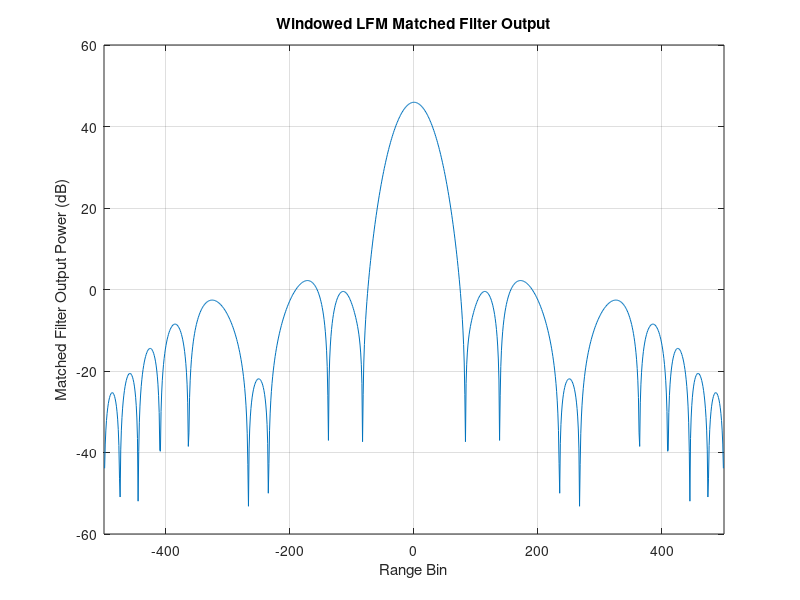

This chart was generated by the following MATLAB code:
clear; clc; close all

% Generate an LFM signal
f1 = -10; f2 = 10;
N = 500;
t = linspace(0, 1, N);
xc = exp(1i*pi*(f2-f1)*t.^2); % LFM

% Apply a window function to reduce sidelobes (Hamming window as example)
window = hamming(N).'; % Create a Hamming window of the same size as the signal
xc_windowed = xc .* window; % Apply the window to the LFM signal

% Calculate the matched filter output for the windowed LFM
[pc_c, lags] = xcorr(xc_windowed); % Autocorrelation (matched filter output) for the windowed LFM signal

% Plot the results with two different scales
figure(1); clf; % Clear figure window and create a new figure

% yyaxis left; % Use left y-axis for the matched filter output
plot(lags, 20*log10(abs(pc_c))); % Plot the LFM signal's matched filter output in dB
ylabel('Matched Filter Output Power (dB)');
% 
% yyaxis right; % Use right y-axis for the window
% plot(lags, hamming(length(lags)), '--'); % Plot the Hamming window (dashed line for visibility)
% ylabel('Window Amplitude');

xlabel('Range Bin'); % Common x-label
xlim([-500 500]); % Adjust x-axis limits to match the range of lags
grid on;
% legend('Matched Filter Output', 'Hamming Window', 'Location', 'south');
% title('LFM Matched Filter Output and Hamming Window');
title('Windowed LFM Matched Filter Output');
